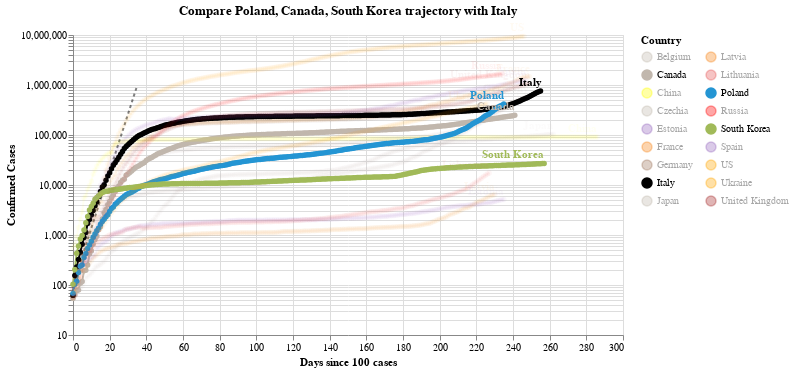

This figure's notebook cell:
### Code cell
#hide_input
chart3 = make_since_chart(dff2, ['Poland', 'Canada', 'South Korea'], baseline_countries)
chart3

### Figure 1 — Vega-Lite specification as saved in the notebook (floating-point values rounded to 4 significant figures; data arrays with more than 128 entries replaced by an {"elided": "..."} marker saying what was removed)
{"config": {"view": {"continuousWidth": 400, "continuousHeight": 300}}, "layer": [{"data": {"name": "data-628230001892d6798b50651be41d1b3e"}, "mark": {"type": "line", "color": "black", "opacity": 0.5, "strokeDash": [3, 3]}, "encoding": {"x": {"type": "quantitative", "field": "Days since 100 cases"}, "y": {"type": "quantitative", "field": "Confirmed Cases"}}}, {"data": {"name": "data-73217d79bd70f6730fa6f35f4e8392eb"}, "mark": {"type": "line", "point": true}, "encoding": {"color": {"type": "nominal", "field": "Country", "legend": {"columns": 2}, "scale": {"domain": ["Belgium", "Canada", "China", "Czechia", "Estonia", "France", "Germany", "Italy", "Japan", "Latvia", "Lithuania", "Poland", "Russia", "South Korea", "Spain", "US", "Ukraine", "United Kingdom"], "range": ["#C1B7AD", "#C1B7AD", "yellow", "#C1B7AD", "#9467bd", "#F58518", "#9D755D", "black", "#C1B7AD", "#F58518", "#E45756", "#2495D3", "red", "#A1BA59", "#9467bd", "orange", "orange", "brown"]}}, "opacity": {"condition": {"value": 1, "selection": "selector001"}, "value": 0.05}, "tooltip": [{"type": "nominal", "field": "Country"}, {"type": "temporal", "field": "Date"}, {"type": "quantitative", "field": "Confirmed Cases"}, {"type": "quantitative", "field": "Days since 100 cases"}], "x": {"type": "quantitative", "field": "Days since 100 cases"}, "y": {"type": "quantitative", "field": "Confirmed Cases", "scale": {"type": "log"}}}, "selection": {"selector001": {"type": "multi", "fields": ["Country"], "bind": "legend", "init": [{"Country": "Poland"}, {"Country": "Canada"}, {"Country": "South Korea"}, {"Country": "Italy"}]}}, "width": 550}, {"data": {"name": "data-73217d79bd70f6730fa6f35f4e8392eb"}, "mark": {"type": "text", "align": "right", "dy": -8, "fontWeight": "bold"}, "encoding": {"color": {"type": "nominal", "field": "Country", "legend": {"columns": 2}, "scale": {"domain": ["Belgium", "Canada", "China", "Czechia", "Estonia", "France", "Germany", "Italy", "Japan", "Latvia", "Lithuania", "Poland", "Russia", "South Korea", "Spain", "US", "Ukraine", "United Kingdom"], "range": ["#C1B7AD", "#C1B7AD", "yellow", "#C1B7AD", "#9467bd", "#F58518", "#9D755D", "black", "#C1B7AD", "#F58518", "#E45756", "#2495D3", "red", "#A1BA59", "#9467bd", "orange", "orange", "brown"]}}, "opacity": {"condition": {"value": 1, "selection": "selector001"}, "value": 0.05}, "text": {"type": "nominal", "field": "Country"}, "tooltip": [{"type": "nominal", "field": "Country"}, {"type": "temporal", "field": "Date"}, {"type": "quantitative", "field": "Confirmed Cases"}, {"type": "quantitative", "field": "Days since 100 cases"}], "x": {"type": "quantitative", "field": "Days since 100 cases"}, "y": {"type": "quantitative", "field": "Confirmed Cases", "scale": {"type": "log"}}}, "transform": [{"filter": "(datum['Date'] >= 1604361600000)"}], "width": 550}], "title": "Compare Poland, Canada, South Korea trajectory with Italy", "$schema": "https://vega.github.io/schema/vega-lite/v4.8.1.json", "datasets": {"data-628230001892d6798b50651be41d1b3e": [{"Days since 100 cases": 0, "Confirmed Cases": 100.0}, {"Days since 100 cases": 1, "Confirmed Cases": 130.0}, {"Days since 100 cases": 2, "Confirmed Cases": 169.0}, {"Days since 100 cases": 3, "Confirmed Cases": 219.7}, {"Days since 100 cases": 4, "Confirmed Cases": 285.6}, {"Days since 100 cases": 5, "Confirmed Cases": 371.3}, {"Days since 100 cases": 6, "Confirmed Cases": 482.7}, {"Days since 100 cases": 7, "Confirmed Cases": 627.5}, {"Days since 100 cases": 8, "Confirmed Cases": 815.7}, {"Days since 100 cases": 9, "Confirmed Cases": 1060.0}, {"Days since 100 cases": 10, "Confirmed Cases": 1379.0}, {"Days since 100 cases": 11, "Confirmed Cases": 1792.0}, {"Days since 100 cases": 12, "Confirmed Cases": 2330.0}, {"Days since 100 cases": 13, "Confirmed Cases": 3029.0}, {"Days since 100 cases": 14, "Confirmed Cases": 3937.0}, {"Days since 100 cases": 15, "Confirmed Cases": 5119.0}, {"Days since 100 cases": 16, "Confirmed Cases": 6654.0}, {"Days since 100 cases": 17, "Confirmed Cases": 8650.0}, {"Days since 100 cases": 18, "Confirmed Cases": 11250.0}, {"Days since 100 cases": 19, "Confirmed Cases": 14620.0}, {"Days since 100 cases": 20, "Confirmed Cases": 19000.0}, {"Days since 100 cases": 21, "Confirmed Cases": 24710.0}, {"Days since 100 cases": 22, "Confirmed Cases": 32120.0}, {"Days since 100 cases": 23, "Confirmed Cases": 41750.0}, {"Days since 100 cases": 24, "Confirmed Cases": 54280.0}, {"Days since 100 cases": 25, "Confirmed Cases": 70560.0}, {"Days since 100 cases": 26, "Confirmed Cases": 91730.0}, {"Days since 100 cases": 27, "Confirmed Cases": 119300.0}, {"Days since 100 cases": 28, "Confirmed Cases": 155000.0}, {"Days since 100 cases": 29, "Confirmed Cases": 201500.0}, {"Days since 100 cases": 30, "Confirmed Cases": 262000.0}, {"Days since 100 cases": 31, "Confirmed Cases": 340600.0}, {"Days since 100 cases": 32, "Confirmed Cases": 442800.0}, {"Days since 100 cases": 33, "Confirmed Cases": 575600.0}, {"Days since 100 cases": 34, "Confirmed Cases": 748300.0}, {"Days since 100 cases": 35, "Confirmed Cases": 972800.0}], "data-73217d79bd70f6730fa6f35f4e8392eb": {"elided": "4425 records"}}}
